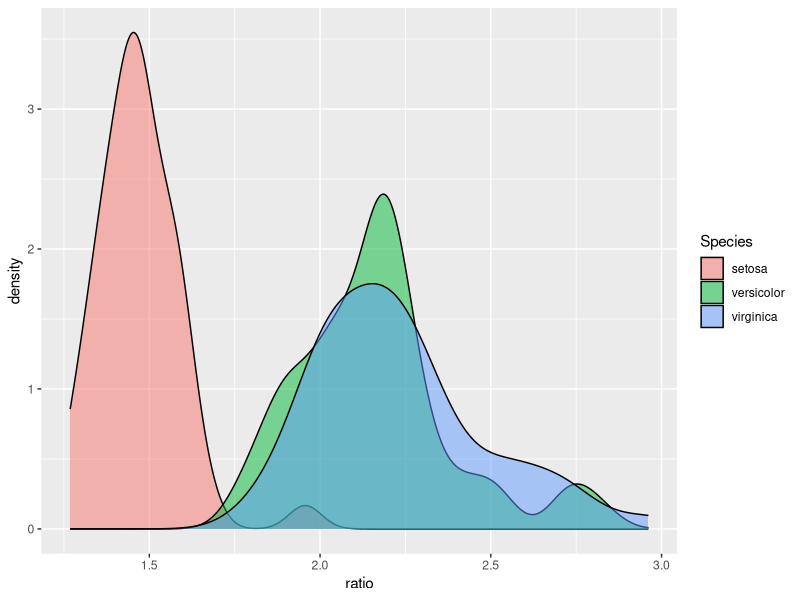
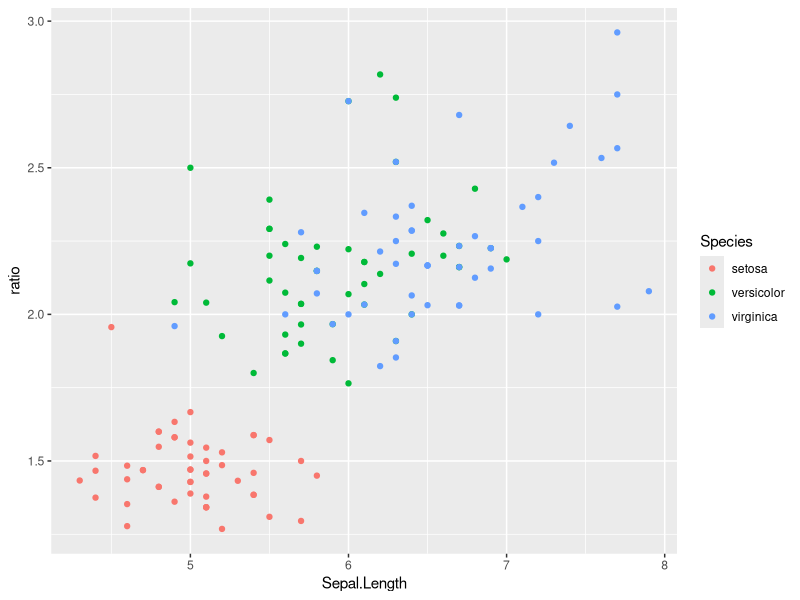

The R script that drew these images, in order:
## ---- chunk 1
library(knitr)
opts_chunk$set(fig.align="center", fig.height=3, fig.width=4)
## ---- chunk 2
head(iris)
## ---- chunk 3
HairEyeColor
## ---- chunk 4
library(tidyverse)
## ---- chunk 5
iris_setosa<-filter(iris,Species=="setosa")
## ---- chunk 6
iris_virginica<-filter(iris,Species=="virginica",Sepal.Length>7)
iris_virginica
## ---- chunk 7
filter(iris,Sepal.Length/Sepal.Width>Petal.Length/Petal.Width)
## ---- chunk 8
iris_pared<-select(iris_setosa,Sepal.Length,Sepal.Width)
head(iris_pared)
## ---- chunk 9
iris_ratio<-mutate(iris,ratio=Sepal.Length/Sepal.Width)
head(iris_ratio)
## ---- chunk 10
arrange(iris_ratio,Species,ratio)
## ---- chunk 11
iris_grouped<-group_by(iris,Species)
summarize(iris_grouped,mean=mean(Sepal.Length))

## ---- chunk 12
iris_grouped<-group_by(iris,Species)
summarize(iris_grouped,num_obs=n())

## ---- chunk 13
#iris_grouped<-group_by(iris,Species)
summarize(iris_grouped,percent=100*sum(Sepal.Length>5.5)/n())

## ---- chunk 14
library(ggplot2)
ggplot(iris_ratio,aes(x=ratio,fill=Species))+geom_density(alpha=0.5)

## ---- chunk 15
ggplot(iris_ratio, aes(y=ratio, x=Sepal.Length, color=Species)) + geom_point()

## ---- chunk 16
# Setosa
setosa_ratio <- filter(iris_ratio, Species=='setosa')
cor.test(setosa_ratio$Sepal.Length, setosa_ratio$ratio)
## ---- chunk 17
# Versicolor
versicolor_ratio <- filter(iris_ratio, Species=='versicolor')
cor.test(versicolor_ratio$Sepal.Length, versicolor_ratio$ratio)
## ---- chunk 18
# Virginica
virginica_ratio <- filter(iris_ratio, Species=='virginica')
cor.test(virginica_ratio$Sepal.Length, virginica_ratio$ratio)
